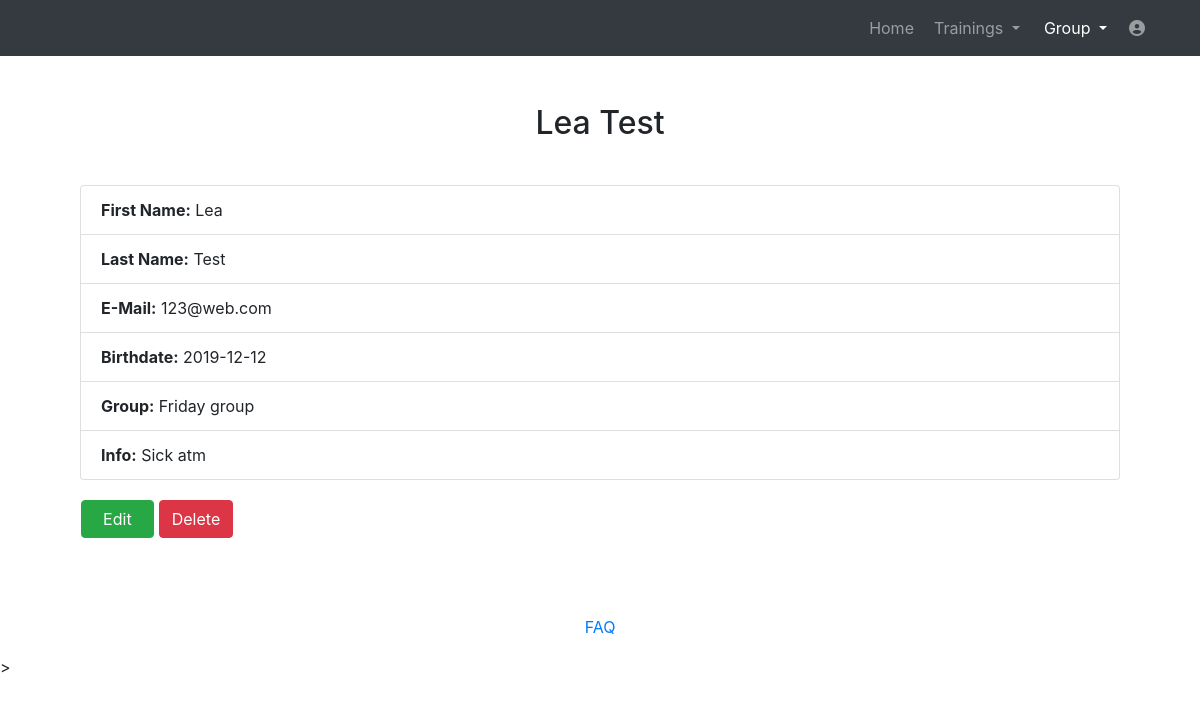
The page /website/showathlete/2 (signed in) on the database its author committed.
### website/models.py (models this page shows)
class Swimmer(models.Model):
    first_name = models.CharField(max_length=30)
    last_name = models.CharField(max_length=30)
    birthdate = models.CharField(max_length=30, null=True, default='')
    email = models.CharField(max_length=30)
    info = models.CharField(max_length=828, null=True, default='')
    user = models.ForeignKey(User, on_delete=models.CASCADE)

class Group(models.Model):
    name = models.CharField(max_length=30)
    num = models.IntegerField(default=0)
    starttime = models.CharField(max_length=25, default='')
    endtime = models.CharField(max_length=25, default='')
    comments = models.CharField(max_length=828, null=True)
    place = models.CharField(max_length=255, null=True)
    user = models.ForeignKey(User, on_delete=models.CASCADE)

### website/views_loggedin.py (the view)
# urls.py: path('showathlete/<int:athlete_id>', views_loggedin.showathlete, name='showathlete'),
@login_required
def showathlete(request, athlete_id):
    array = []
    if Swimmer.objects.filter(pk=athlete_id).exists():
        swimmer = Swimmer.objects.get(pk=athlete_id)
        if swimmer.user == request.user:
            if RelationsSwimGroup.objects.filter(swimmer=swimmer, user=request.user).exists():
                relationgroup = RelationsSwimGroup.objects.filter(swimmer=swimmer, user=request.user)
                for g in relationgroup:
                    array.append(g.group.name)
            return render(request, 'showathlete.html', context={'swimmer': swimmer, 'athlete_id': athlete_id, 'array': array})
        else:
            messages.info(request, 'Access denied. You are not the trainer of this athlete!', extra_tags='alert')
            return HttpResponseRedirect(reverse('athletes'))
    else:
        messages.info(request, 'The athlete with the id ' + str(athlete_id) + ' does not exist.', extra_tags='alert')
        return HttpResponseRedirect(reverse('athletes'))

### templates/showathlete.html (shortened to what this page needs)
<!DOCTYPE html>
<html lang="en">
<head>
  {% load static %}
  <link href="{% static 'vendor/bootstrap/css/bootstrap.min.css' %}" rel="stylesheet">
  <link media="screen" href="{% static 'css/plan.css' %}" rel="stylesheet">
  <link href="{% static 'vendor/fontawesome-free/css/all.min.css' %}" rel="stylesheet" type="text/css">
  <link href="//netdna.bootstrapcdn.com/font-awesome/3.2.1/css/font-awesome.css" rel="stylesheet">
<body>
  <nav class="navbar navbar-expand-lg navbar-dark bg-dark static-top">
    <div class="container">
      <div class="collapse navbar-collapse" id="navbarResponsive">
        <ul class="navbar-nav ml-auto">
          <li class="nav-item ">
            <a class="nav-link" href="../home">Home</a>
          </li>
		  <li class="nav-item dropdown no-arrow mx-1">
			<a class="nav-link dropdown-toggle" href="#" id="messagesDropdown" role="button" data-toggle="dropdown" aria-haspopup="true" aria-expanded="false">
					Trainings
			</a>
		  </li>
          <li class="nav-item dropdown no-arrow mx-1 active">
			<a class="nav-link dropdown-toggle" href="#" id="messagesDropdown" role="button" data-toggle="dropdown" aria-haspopup="true" aria-expanded="false">
					Group
			</a>
		  </li>
		   <li class="nav-item dropdown no-arrow">
			<a class="nav-link " href="#" id="userDropdown" role="button" data-toggle="dropdown" aria-haspopup="true" aria-expanded="false">
			  <i class="fas fa-user-circle fa-fw"></i>
			</a>
		  </li>
        </ul>
      </div>
    </div>
  </nav>
  <div class="container">
    <div class="row">
      <div class="col-lg-12 text-center">
          <h2 class="mt-5">{{swimmer.first_name}} {{swimmer.last_name}}</h2>
      </div>
    </div>
    <div class="tab-content" style="padding:15px;">
        <div class="tab-pane active" id="profile">
            <div>
                <div class="card-body">
                        <ul class="list-group" style="margin:0px">
                            <li class="list-group-item"><b>First Name:</b> {{swimmer.first_name}}
                            </li>
                            <li class="list-group-item"><b>Last Name:</b> {{swimmer.last_name}}
                            </li>
                            <li class="list-group-item"><b>E-Mail:</b> {{swimmer.email}}
                            </li>
                            <li class="list-group-item"><b>Birthdate:</b> {{swimmer.birthdate}}
                            </li>
                            <li class="list-group-item"><b>Group:</b> {{ array|join:", " }}
                            </li>
                            <li class="list-group-item"><b>Info:</b> {{swimmer.info}}
                            </li>
                        </ul>
                </div>
                <div style="margin-bottom: 2.0%">
                <a  href="{% url 'alterathlete' athlete_id=swimmer.pk %}" id="edit" name="edit" class="btn btn-success" style=" margin-left: 1.9%;padding-left: 2.0%;padding-right: 2.0%;">Edit</a>
                <a href="" class="btn btn-danger" data-toggle="modal" style="color: white;" data-toggle="modal" data-target="#deleteModal" >Delete</a>
            </div>
        </div>
    </div>
  </div>
  </div>
  <br>
    <footer class="page-footer font-small blue">
      <div class="footer-copyright text-center py-3">
        <a href="../help"> FAQ</a>
      </div>
    </footer>
</body>
</html>

### rows shown on the page
Swimmer: first_name "Lea", last_name "Test", email "123@web.com", birthdate "2019-12-12", info "Sick atm"
Group: name "Friday group"
